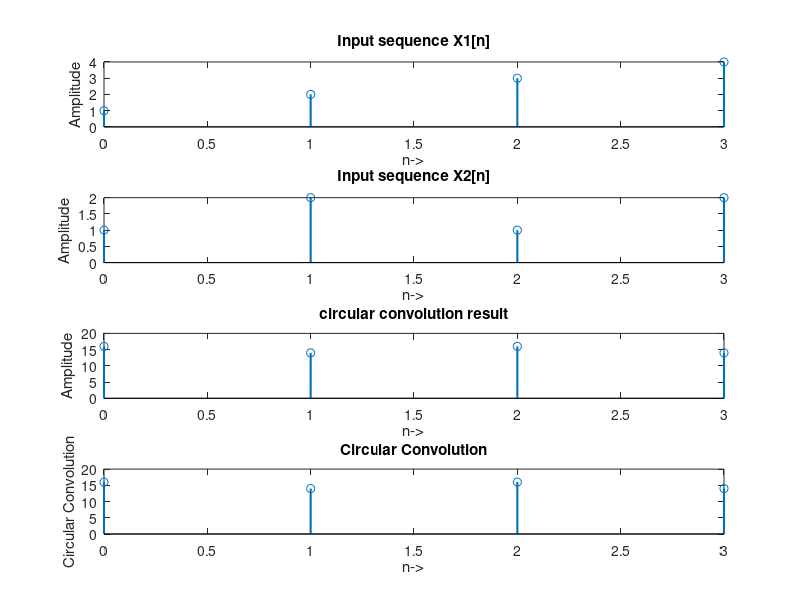

Write the MATLAB code that produced this figure.
x1=[1,2,3,4]
x2=[1,2,1,2]
n=0:length(x1)-1;
subplot(4,1,1);
stem(n,x1,'linewidth',1.5)
title('Input sequence X1[n]');
ylabel('Amplitude');
xlabel('n->');
subplot(4,1,2);
stem(n,x2,'linewidth',1.5)
title('Input sequence X2[n]');
ylabel('Amplitude');
xlabel('n->');
y=fft(x1);
z=fft(x2);
a=ifft(y.*z)
subplot(4,1,3);
stem(n,a,'linewidth',1.5)
title('circular convolution result');
ylabel('Amplitude');
xlabel('n->');
N1 = length(x1);
N2 = length(x2);
t = [0,1,2,3];
N=max(N1,N2);
w=cconv(x1,x2,N);
subplot(4,1,4)
stem(t,w,'linewidth',1.5)
xlabel('n->');
ylabel('Circular Convolution');
title('Circular Convolution')
